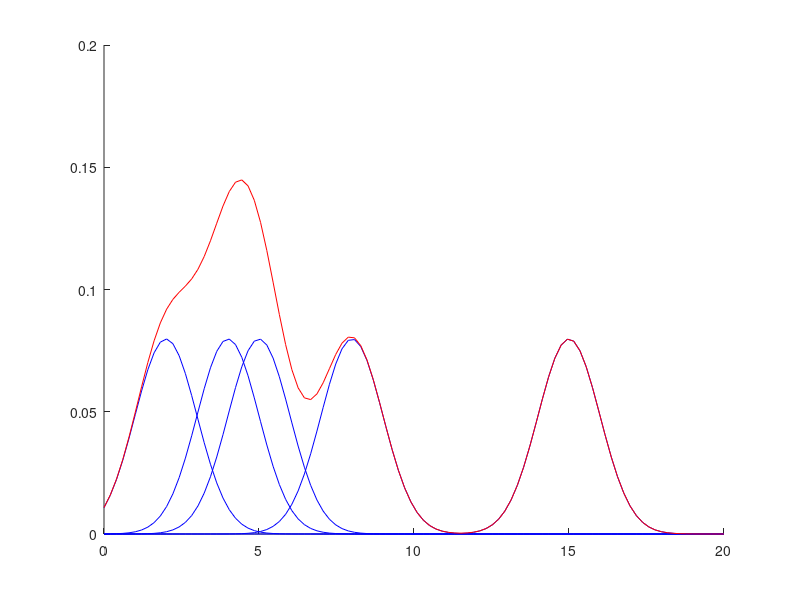

The MATLAB source for this figure: (Note: this script raises an error after producing the figure.)
clc
D = [2,4,5,8,15];
x_ax = linspace(0,20,100);
sigma = 1;
pdf = zeros(1,100);
hold on
for x_i = D
    f = zeros(1,100);
    idx = 1;
    for x = x_ax
        f(idx) = (1/(sqrt(2*pi)*sigma)*exp(-((x-x_i)^2)/(2*sigma^2)))/size(D,2);
        idx = idx + 1;
    end
    plot(x_ax,f,'b')
    pdf = pdf +f;
end
plot(x_ax,pdf,'r')
hold off

M = [0,0;7,7;30,20;14,40];
for x = M.'
    f2b(x)
end